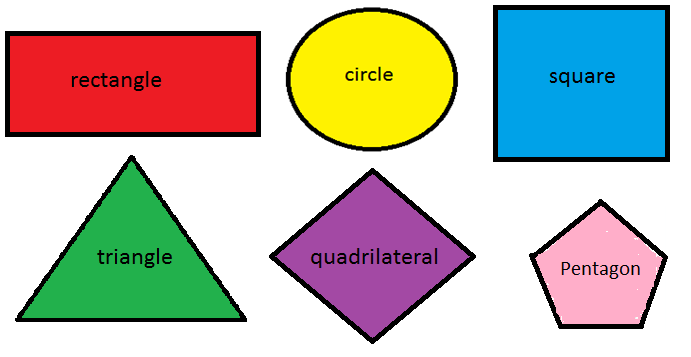
#> input picture src/shape2d_2.png, 691 x 357 px, found by its file name
$ python chapter8_shapeDetection.py
#> lines starting #> are read from the running program, lines starting #| are printed output that depends on the picture; after the words box and inside, x2 and y2 are one past the last pixel; in counts of white or black regions, pixels touching at a corner belong together
### tutorial/imagePreview.py
import cv2
import numpy as np

def imagePreview(scale,imgArray):
    rows = len(imgArray)
    cols = len(imgArray[0])
    rowsAvailable = isinstance(imgArray[0], list)
    width = imgArray[0][0].shape[1]
    height = imgArray[0][0].shape[0]
    if rowsAvailable:
        for x in range ( 0, rows):
            for y in range(0, cols):
                if imgArray[x][y].shape[:2] == imgArray[0][0].shape [:2]:
                    imgArray[x][y] = cv2.resize(imgArray[x][y], (0, 0), None, scale, scale)
                else:
                    imgArray[x][y] = cv2.resize(imgArray[x][y], (imgArray[0][0].shape[1], imgArray[0][0].shape[0]), None, scale, scale)
                if len(imgArray[x][y].shape) == 2: imgArray[x][y]= cv2.cvtColor( imgArray[x][y], cv2.COLOR_GRAY2BGR)
        imageBlank = np.zeros((height, width, 3), np.uint8)
        hor = [imageBlank]*rows
        hor_con = [imageBlank]*rows
        for x in range(0, rows):
            hor[x] = np.hstack(imgArray[x])
        ver = np.vstack(hor)
    else:
        for x in range(0, rows):
            if imgArray[x].shape[:2] == imgArray[0].shape[:2]:
                imgArray[x] = cv2.resize(imgArray[x], (0, 0), None, scale, scale)
            else:
                imgArray[x] = cv2.resize(imgArray[x], (imgArray[0].shape[1], imgArray[0].shape[0]), None,scale, scale)
            if len(imgArray[x].shape) == 2: imgArray[x] = cv2.cvtColor(imgArray[x], cv2.COLOR_GRAY2BGR)
        hor= np.hstack(imgArray)
        ver = hor
    return ver


# [5 lines left out: function resizeWithRatio, not called in this run]


# [5 lines of commented-out code are left out]

### tutorial/chapter8_shapeDetection.py
import cv2
import numpy as np
from imagePreview import imagePreview

PATH = "/Users/los_napath/PycharmProjects/openCV/src/shape2d_2.png"


def getContours(image, imageContour = np.zeros((512, 512, 3), np.uint8)):
    contours, hierarchy = cv2.findContours(image, cv2.RETR_EXTERNAL, cv2.CHAIN_APPROX_NONE)
    for contour in contours:
        area = cv2.contourArea(contour)
        print("Area", area)

        if area > 500:
            cv2.drawContours(imageContour, contour, -1, (255, 0, 0), 3)
            peri = cv2.arcLength(contour, True)
            print("Perimeter", peri)
            approx = cv2.approxPolyDP(contour, 0.02*peri, True)
            print("Approx", len(approx))
            print(approx)
            corners = len(approx)
            x, y, w, h = cv2.boundingRect(approx)
            print(x, y, w, h)
            cv2.rectangle(imageContour, (x, y), (x+w, y+h), (0, 255, 0), 2)
            cv2.putText(imageContour, str(corners), (x+(w//2), y+(h//2)), cv2.FONT_HERSHEY_COMPLEX, 1, (255, 255, 255), 2)

    return imageContour


img = cv2.imread(PATH)
#> img is the input picture: shape (357, 691, 3); mean B, G, R 175.3, 184.7, 188.3
imgGray = cv2.cvtColor(img, cv2.COLOR_BGR2GRAY)
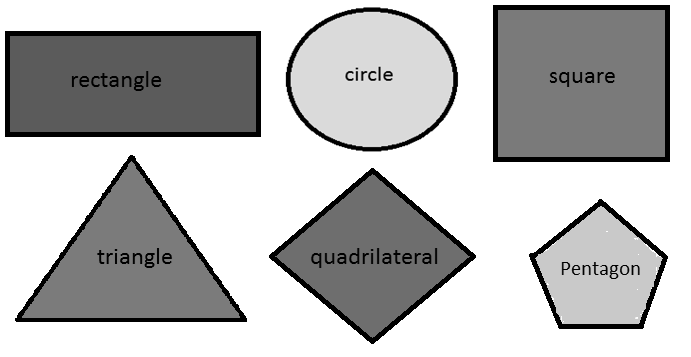
#> imgGray: shape (357, 691); min 0, max 255, mean 184.7
imgBlur = cv2.GaussianBlur(imgGray, (7, 7), 1)
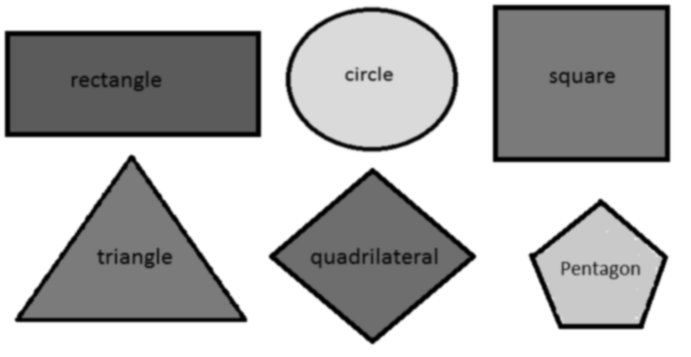
#> imgBlur: shape (357, 691); min 0, max 255, mean 184.7
imgCanny = cv2.Canny(imgBlur, 50, 50)
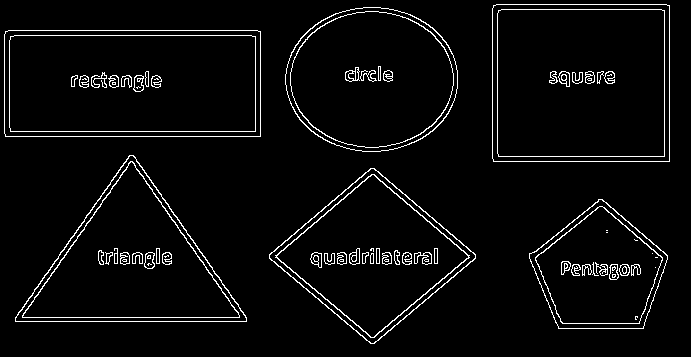
#> imgCanny: shape (357, 691); 4.1% white in thin lines or dots
imgContour = getContours(imgCanny, img.copy())
#> in getContours, `contours, hierarchy = cv2.findContours(image, cv2.RETR_EXTERNAL, cv2.C..`: contours = 6 contours; box (x1, y1, x2, y2) and area: (492, 4, 670, 162) 27778, (4, 30, 261, 137) 27125, (15, 155, 247, 322) 19982, (285, 7, 458, 152) 19496, (269, 168, 476, 344) 18753, (529, 199, 668, 329) 12115
#> the loop in getContours, `for contour in contours:` made 6 passes
#> (area, peri, approx, corners, x, y, w, h) on passes 2, 3, 4, 6: (18753, 561.7, [[370, 168], [269, 258], [374, 343], [475, 254]], 4, 269, 168, 207, 176), (19981.5, 661, [[15, 317], [246, 321], [133, 155]], 3, 15, 155, 232, 167), (27125, 721.7, [[5, 31], [5, 136], [260, 136], [260, 31]], 4, 5, 31, 256, 106), (27778, 665.7, [[493, 5], [493, 161], [669, 161], [669, 5]], 4, 493, 5, 177, 157)
#> (area, peri, corners, x, y, w, h) on passes 1, 5: (12115, 439.1, 5, 530, 199, 138, 130), (19496, 525.4, 8, 291, 9, 167, 143)
#> (printed output is left out)
#> after the loop in getContours, `for contour in contours:`:
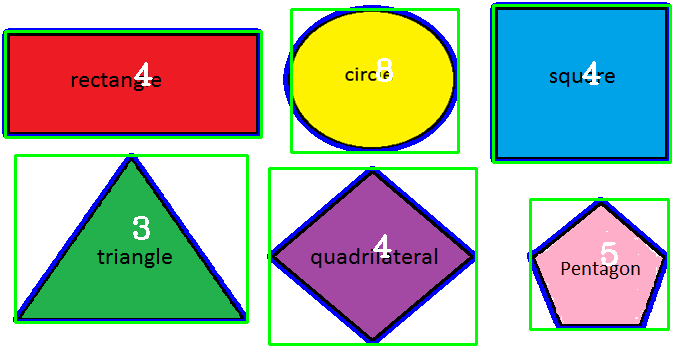
#> imageContour: shape (357, 691, 3); mean of channels 0, 1, 2 171.4, 182.9, 173.6; drawn as B, G, R
cv2.imshow("Contour", imgContour)


imgPreview = imagePreview(0.5, [[img, imgGray], [imgBlur, imgCanny]])
#> after the loop in imagePreview, `for x in range ( 0, rows):`: imgArray = 2 items
#> in imagePreview, `ver = np.vstack(hor)`:
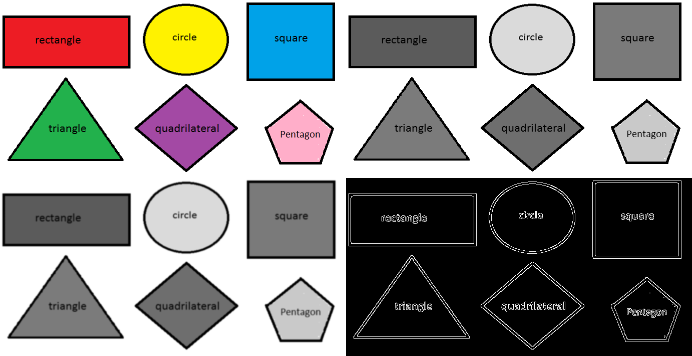
#> ver: shape (356, 692, 3); mean of channels 0, 1, 2 138.8, 141.2, 142; drawn as B, G, R
cv2.imshow("Preview", imgPreview)
cv2.waitKey(0)
